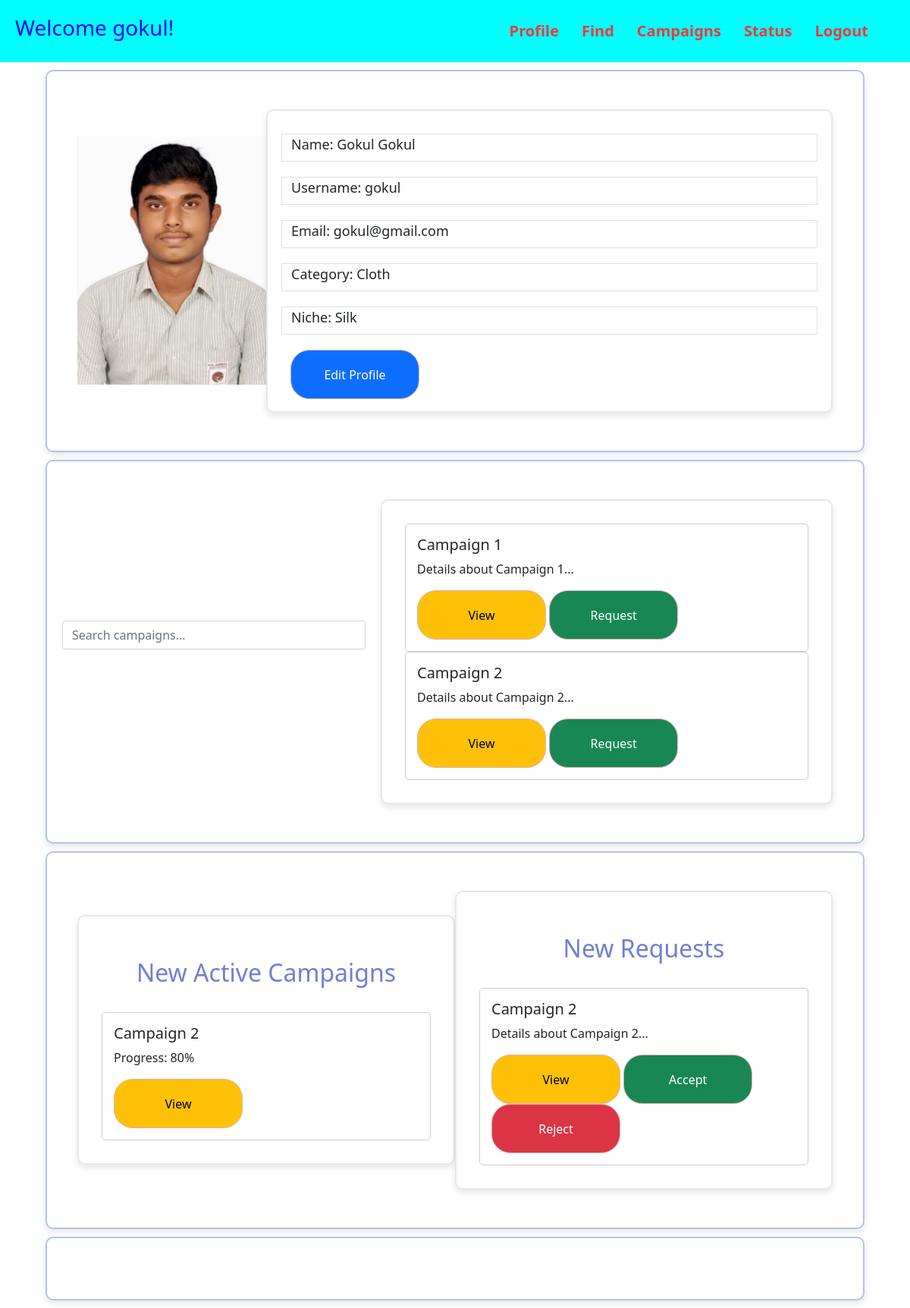
The app's page /influencer_dashboard/7 with its own data.
### application/models.py (models this page shows)
class Influencers(db.Model):
    __tablename__= 'influencer'
    id = db.Column(db.Integer, primary_key=True, autoincrement=True, nullable = False, unique = True)
    fname = db.Column(db.String, nullable = False)
    lname = db.Column(db.String, nullable = False)
    city = db.Column(db.String, nullable = False)
    username = db.Column(db.String, nullable = False, unique = True)
    category  = db.Column(db.String, nullable = False)
    niche  = db.Column(db.String, nullable = False)
    email = db.Column(db.Integer, nullable = False)
    password = db.Column(db.String, nullable = False)

### application/controllers.py (the view)
@app.route("/influencer_dashboard/<int:uid>",methods=["GET","POST"])
def influencer_dashboard(uid):
    influencer = Influencers.query.filter_by(id = uid).first()
    return render_template("influencer_dashboard.html",d=influencer)

### templates/influencer_dashboard.html (shortened to what this page needs)
<!DOCTYPE html>
<html lang="en">
    <head>
        <link href="https://cdn.jsdelivr.net/npm/bootstrap@5.1.0/dist/css/bootstrap.min.css" rel="stylesheet">
        <link rel="stylesheet" type="text/css" href="{{ url_for('static', filename='css/dashboard.css') }}"/>
    </head>
    <body>
        <header>
            <div class="Pic">
                <h3>Welcome {{d.username}}!</h3>
            </div>
            <nav>
                <ul>
                    <li><a href="#profile" id="Profile">Profile</a></li>
                    <li><a href="#find" id="Find">Find</a></li>
                    <li><a href="#campaigns" id="Campaigns">Campaigns</a></li>
                    <li><a href="#status" id="Status">Status</a></li>
                    <li><a href="/users" id="logout">Logout</a></li>
                </ul>
            </nav>
        </header>
        <div class="container" id="profile">
            <div class="logo">
                <img src="{{ url_for('static', filename='images/HARI2.jpg') }}" alt="profile pic">
            </div>
            <div class = "details">
                    <div class="row border">
                        <label for="name" class="form-label">Name: {{d.fname}} {{d.lname}}</label>
                    </div>
                    <div class="row border">
                        <label for="username" class="form-label">Username: {{d.username}}</label>
                    </div>
                    <div class="row border">
                        <label for="email" class="form-label">Email: {{d.email}}</label>
                    </div>
                    <div class="row border">
                        <label for="category" class="form-label">Category: {{d.category}}</label>
                    </div>
                    <div class="row border">
                        <label for="niche" class="form-label">Niche: {{d.niche}}</label>
                    </div>
                    <a class="btn btn-primary" href="#" role="button" id="rcorner">Edit Profile</a>
            </div>
        </div>
        <div class="container" id="find">
            <div class="search-box">
                <input type="text" class="form-control" placeholder="Search campaigns..."><br>
            </div>
            <div class="campaigns">
                <div class="campaign">
                    <h5>Campaign 1</h5>
                    <p>Details about Campaign 1...</p>
                    <a class="btn btn-warning" href="#" role="button" id="rcorner">View</a>
                    <a class="btn btn-success" href="#" role="button" id="rcorner">Request</a>
                </div>
                <div class="campaign">
                    <h5>Campaign 2</h5>
                    <p>Details about Campaign 2...</p>
                    <a class="btn btn-warning" href="#" role="button" id="rcorner">View</a>
                    <a class="btn btn-success" href="#" role="button" id="rcorner">Request</a>
                </div>
            </div>
        </div>
        <div class="container" id="campaigns">
            <div class="campaigns">
                <h2>New Active Campaigns</h2>
                <div class="campaign">
                    <h5>Campaign 2</h5>
                    <p>Progress: 80%</p>
                    <a class="btn btn-warning" href="#" role="button" id="rcorner">View</a>
                </div>
            </div>
            <div class="campaigns">
                <h2>New Requests</h2>
                <div class="campaign">
                    <h5>Campaign 2</h5>
                    <p>Details about Campaign 2...</p>
                    <a class="btn btn-warning" href="#" role="button" id="rcorner">View</a>
                    <a class="btn btn-success" href="#" role="button" id="rcorner">Accept</a>
                    <a class="btn btn-danger" href="#" role="button" id="rcorner">Reject</a>
                </div>
            </div>
        </div>
        <div class="container" id="status">
        </div>
    </body>
</html>

### static/css/dashboard.css (style rules this page uses)
h3 { text-align: center; color: blue; }
h2 { text-align: center; color: blue; }
header { width: 100%; padding: 20px; background-color: aqua; color: #fff; display: flex; justify-content: space-between; align-items: center; animation: fadeIn 2s ease-in-out; }
nav { margin-right: 20px; }
nav ul { list-style: none; padding: 0; margin: 0; display: flex; }
nav ul li { margin: 0 15px; }
h2 { text-align: center; color: rgb(113, 126, 211); padding: 25px; }
nav ul li a { color: #ec3a3a; text-decoration: none; font-size: 20px; font-weight: bold; transition: color 0.3s; }
.container { width: 90%; max-width: 1400px; border: 2px solid rgba(90, 138, 229, 0.5); background-color: rgba(255, 255, 255, 0.8); padding: 40px; margin: 10px auto; box-shadow: 0 4px 8px rgba(0, 0, 0, 0.1); border-radius: 10px; position: relative; display: flex;; align-items: center; height: auto; }
.details { width: 90%; height: 400px; max-width: 900px; border: 2px solid rgba(201, 207, 219, 0.5); background-color: rgba(255, 255, 255, 0.8); padding: 30px; margin: 10px auto; box-shadow: 0 4px 8px rgba(0, 0, 0, 0.1); border-radius: 10px; position: relative; align-items: center; }
.logo { flex: 0 0 25%; display: flex; align-items: center; justify-content: flex-start; }
.logo img { width: 100%; max-width: none; }
.row { margin-bottom: 20px; }
.form-label { font-size: large; }
#New, #Cancel,#Cancel2, #showcampaign,#findinfluencer, #rcorner { border-radius: 25px; padding: 20px; width: 170px; height: 65px; border-color: #ddafaf; }
#find .search-box { margin-bottom: 20px; width: 100%; max-width: 400px; }
.showcampaigns, .showexistingcampaigns, .campaigns { width: 90%; height: auto; max-width: 900px; border: 2px solid rgba(201, 207, 219, 0.5); background-color: rgba(255, 255, 255, 0.8); padding: 30px; margin: 10px auto; box-shadow: 0 4px 8px rgba(0, 0, 0, 0.1); border-radius: 10px; position: relative; align-items: center; flex-direction: column; }
.campaign { padding: 15px; border: 1px solid #ccc; border-radius: 5px; margin-left: auto; }
.search-box { margin-right: 10px 0; right: 20px; position: relative; align-items: center; flex-direction: column; }

### records on screen
Influencers: username "gokul", fname "Gokul", lname "Gokul", email "gokul@gmail.com", category "Cloth", niche "Silk"
